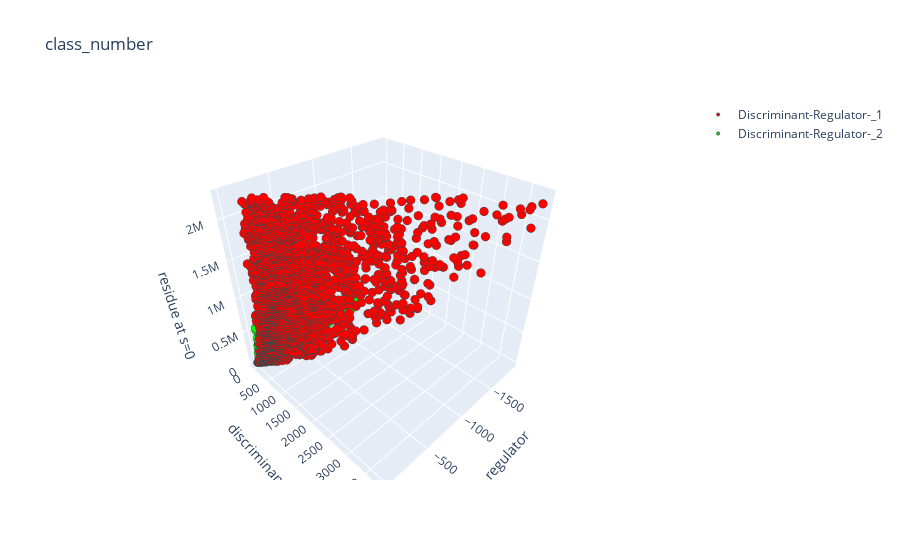

Notebook code cell kept with this figure:
### Markdown cell above
## Visualization

### Code cell
df_plot = df_all.sample(4000)

dr1 = go.Scatter3d(
    x=df_plot[df_plot['class_number'] == NEW_CLASS_NAME_ONE]['residue at s=0'],
    y=df_plot[df_plot['class_number'] == NEW_CLASS_NAME_ONE]['regulator'],
    z=df_plot[df_plot['class_number'] == NEW_CLASS_NAME_ONE]['discriminant'],
    mode='markers',
    marker = dict(size=3,
                  color='rgb(255,0,0)',
                  line=dict(width=1)),
    name ='Discriminant-Regulator-_1'
)
dr2 = go.Scatter3d(
    x=df_plot[df_plot['class_number'] == NEW_CLASS_NAME_TWO]['residue at s=0'],
    y=df_plot[df_plot['class_number'] == NEW_CLASS_NAME_TWO]['regulator'],
    z=df_plot[df_plot['class_number'] == NEW_CLASS_NAME_TWO]['discriminant'],
    mode='markers',
    marker = dict(size=3,
                  color='rgb(0,255,0)',
                  line=dict(width=1)),
    name ='Discriminant-Regulator-_2'
)

data = [dr1, dr2]
layout = go.Layout(
    title='class_number',
    scene = dict(
        xaxis = dict(title='regulator'),
        yaxis = dict(title='discriminant'),
        zaxis = dict(title='residue at s=0'),)
)
fig = go.Figure(data=data, layout=layout)
py.iplot(fig, filename='class_number')

### Figure 1 — Plotly figure (JSON) as saved in the notebook; plotly's stock layout.template omitted (floating-point values rounded to 4 significant figures; data arrays with more than 128 entries replaced by an {"elided": "..."} marker saying what was removed)
{"data": [{"marker": {"color": "rgb(255,0,0)", "line": {"width": 1}, "size": 3}, "mode": "markers", "name": "Discriminant-Regulator-_1", "type": "scatter3d", "x": {"elided": "1975 float values"}, "y": {"elided": "1975 float values"}, "z": {"elided": "1975 int values"}}, {"marker": {"color": "rgb(0,255,0)", "line": {"width": 1}, "size": 3}, "mode": "markers", "name": "Discriminant-Regulator-_2", "type": "scatter3d", "x": {"elided": "2025 float values"}, "y": {"elided": "2025 float values"}, "z": {"elided": "2025 int values"}}], "layout": {"scene": {"xaxis": {"title": {"text": "regulator"}}, "yaxis": {"title": {"text": "discriminant"}}, "zaxis": {"title": {"text": "residue at s=0"}}}, "title": {"text": "class_number"}}}
